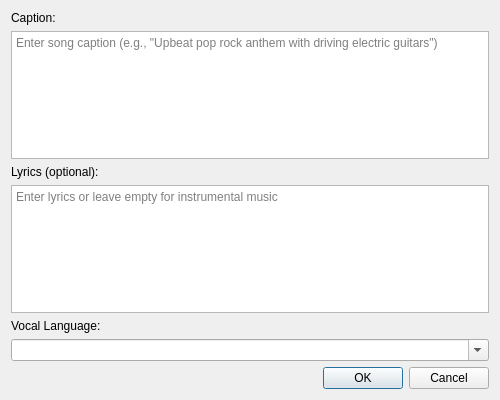
<?xml version="1.0" encoding="UTF-8"?>
<ui version="4.0">
 <class>SongDialog</class>
 <widget class="QDialog" name="SongDialog">
  <property name="geometry">
   <rect>
    <x>0</x>
    <y>0</y>
    <width>500</width>
    <height>400</height>
   </rect>
  </property>
  <property name="windowTitle">
   <string>Song Details</string>
  </property>
  <layout class="QVBoxLayout" name="verticalLayout">
   <item>
    <widget class="QLabel" name="captionLabel">
     <property name="text">
      <string>Caption:</string>
     </property>
     <property name="alignment">
      <set>Qt::AlignTop</set>
     </property>
    </widget>
   </item>
   <item>
    <widget class="QTextEdit" name="captionEdit">
     <property name="placeholderText">
      <string>Enter song caption (e.g., "Upbeat pop rock anthem with driving electric guitars")</string>
     </property>
     <property name="maximumHeight">
      <number>80</number>
     </property>
    </widget>
   </item>
   <item>
    <widget class="QLabel" name="lyricsLabel">
     <property name="text">
      <string>Lyrics (optional):</string>
     </property>
     <property name="alignment">
      <set>Qt::AlignTop</set>
     </property>
    </widget>
   </item>
   <item>
    <widget class="QTextEdit" name="lyricsEdit">
     <property name="placeholderText">
      <string>Enter lyrics or leave empty for instrumental music</string>
     </property>
     <property name="minimumHeight">
      <number>150</number>
     </property>
    </widget>
   </item>
   <item>
    <widget class="QLabel" name="vocalLanguageLabel">
     <property name="text">
      <string>Vocal Language:</string>
     </property>
     <property name="alignment">
      <set>Qt::AlignTop</set>
     </property>
    </widget>
   </item>
   <item>
    <widget class="QComboBox" name="vocalLanguageCombo">
     <property name="editable">
      <bool>true</bool>
     </property>
    </widget>
   </item>
   <item>
    <layout class="QHBoxLayout" name="buttonLayout">
     <item>
      <spacer name="horizontalSpacer">
       <property name="orientation">
        <enum>Qt::Horizontal</enum>
       </property>
       <property name="sizeHint" stdset="0">
        <size>
         <width>40</width>
         <height>20</height>
        </size>
       </property>
      </spacer>
     </item>
     <item>
      <widget class="QPushButton" name="okButton">
       <property name="text">
        <string>OK</string>
       </property>
      </widget>
     </item>
     <item>
      <widget class="QPushButton" name="cancelButton">
       <property name="text">
        <string>Cancel</string>
       </property>
      </widget>
     </item>
    </layout>
   </item>
  </layout>
 </widget>
 <resources/>
 <connections/>
</ui>
